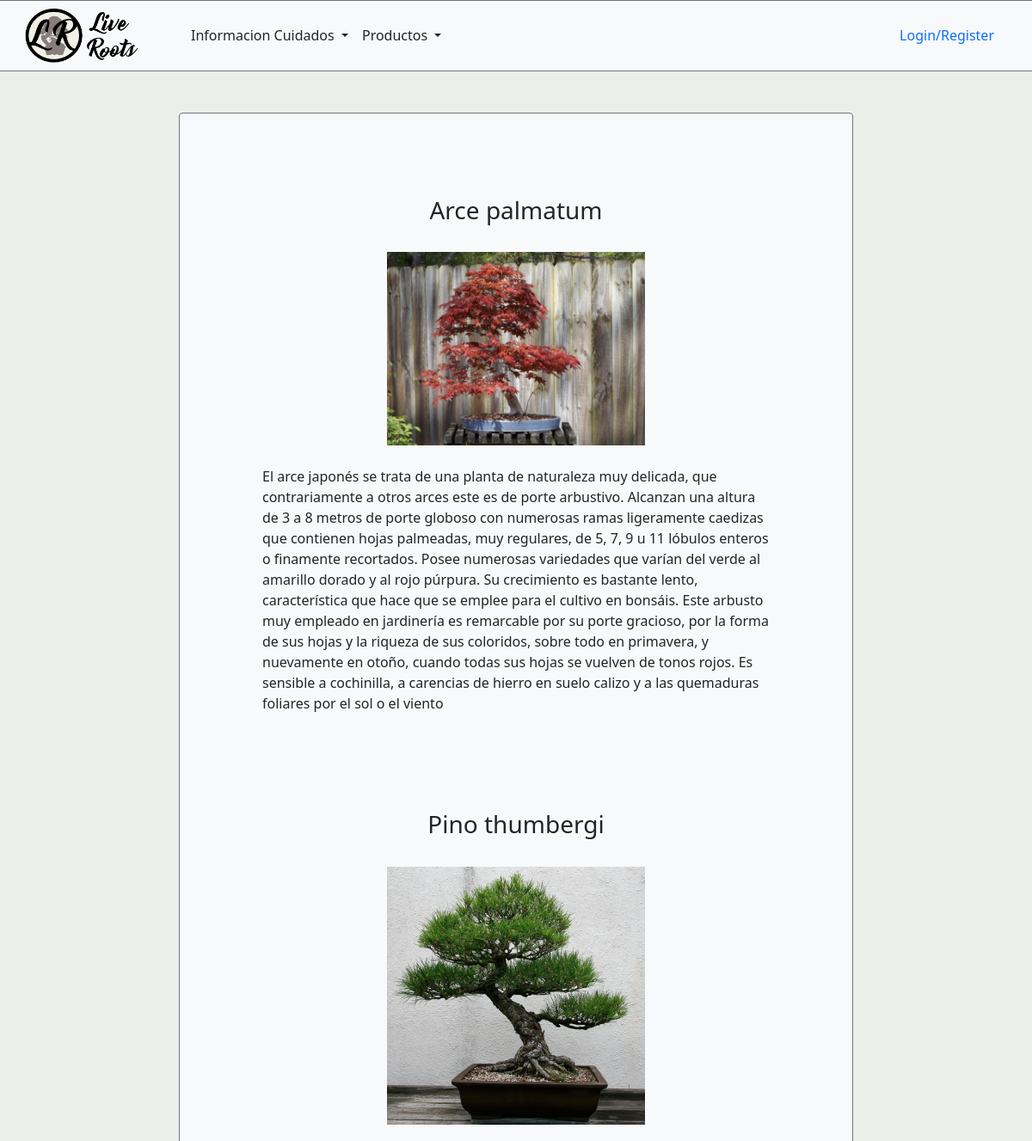
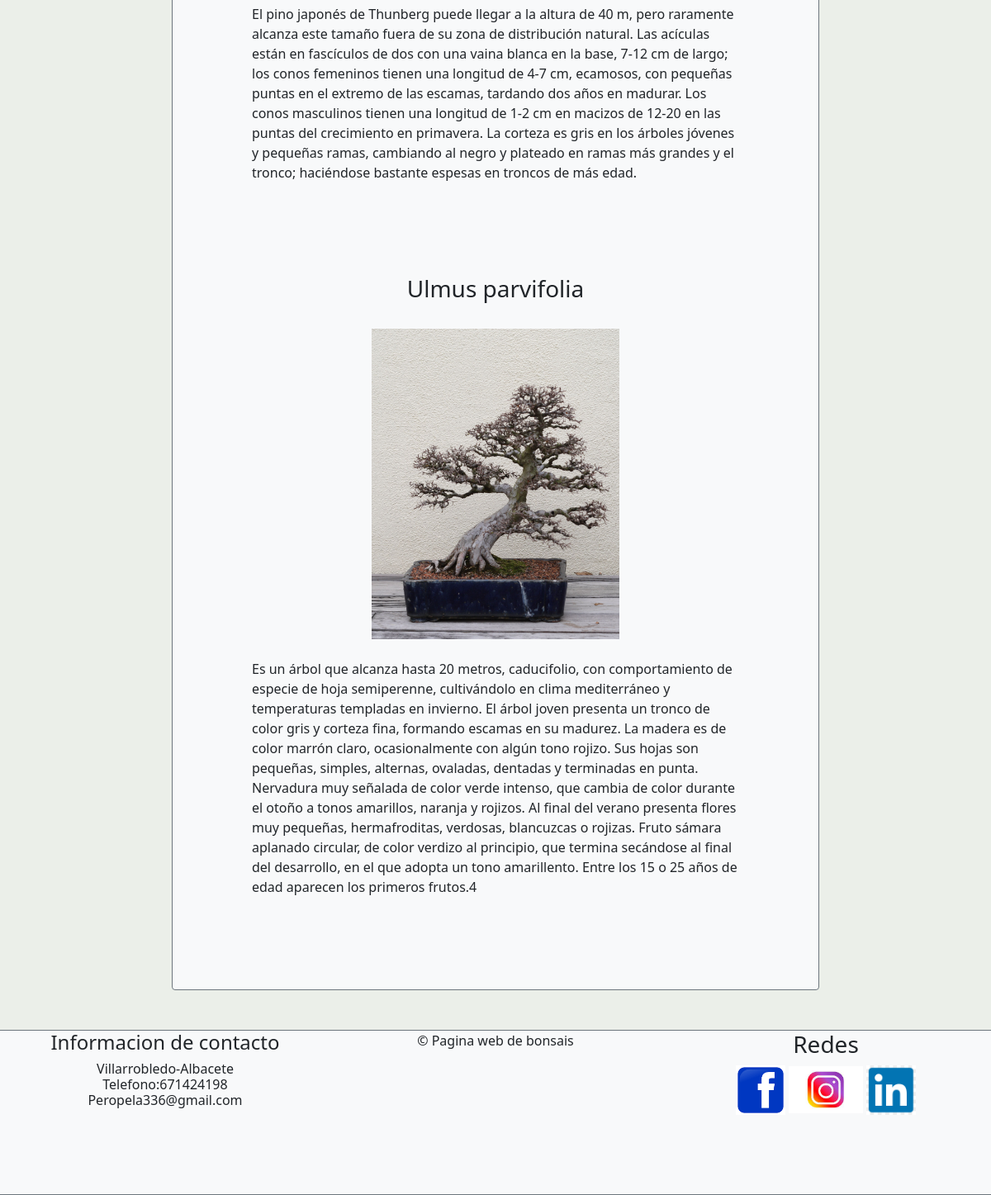
The app's page /capaPresentacion/infoCuidados.php with its own data (2 pictures, top to bottom).
### tables this page shows
create table
    Informacion(
        nombre varchar(20) primary key,
        descripcion varchar(2000),
        cuidados varchar(200),
        img varchar(100)
    );

### capaDatos/bdplantas.php (called while the page is built, shortened)
<?php
abstract class BDPlantas {
	public function __construct() {
		$this->pdocon = new PDO(self::DSN, self::USUARIO, self::CONTRASEÑA,
		self::OPCIONES);
	}
}

### capaDatos/bdInformacion.php (called while the page is built)
<?php
include_once '../capaDatos/bdplantas.php';
class BDInformacion extends BDPlantas{
	public function extraerinformacion(){
			$data= array();
		if ($this->pdocon) {
			$resultado = $this->pdocon->prepare(
				"SELECT *
						FROM Informacion"
			);
			if($resultado->execute()){
			foreach ($resultado as $fila) {
				$informacion = new Informacion();
				$informacion->setnombre($fila['nombre']);
				$informacion->setdescripcion($fila['descripcion']);
				$informacion->setimg($fila['img']);
				$data[] = $informacion;
			}
				return $data;
			}
			}
		}
	}

### capaNegocio/informacion.php (called while the page is built, shortened)
<?php
include_once '../capaDatos/bdinformacion.php';
class Informacion {
	private string $nombre;
	private string $descripcion;
	private string $img;
	public function setnombre(string $nombre): void
	{
		$this->nombre = $nombre;
	}
	public function setdescripcion(string $descripcion): void
	{
		$this->descripcion = $descripcion;
	}
	public function setimg(string $img): void
	{
		$this->img = $img;
	}
	public function getnombre(): string
	{
		return $this->nombre;
	}
	public function getdescripcion(): string
	{
		return $this->descripcion;
	}
	public function getimg(): string
	{
		return $this->img;
	}
}

### capaPresentacion/infoCuidados.php (the view, shortened to what this page needs)
<?php
include '../capaNegocio/usuario.php';
include '../capaNegocio/productos.php';
include '../capaNegocio/informacion.php';
?>
<!doctype html>
<html lang="en">
	<head>
		<link href="https://cdn.jsdelivr.net/npm/bootstrap@5.0.2/dist/css/bootstrap.min.css" rel="stylesheet">
		<link rel="stylesheet" href="index.css" type="text/css" media="screen" />
	</head>
	<body>
			<?php
		if (isset($_SESSION['usuario'])) {
			?>
			<div class="container-fluid">
				<header class="navbar-light bg-light row border-top border-bottom border-secondary">
					<nav class="navbar navbar-expand-lg navbar-light bg-light">
						<div class="container-fluid">
							<a class="navbar-brand" href="tienda.php "><img src="img/logo titulo.png" width="170"></a>
							<button class="navbar-toggler" type="button" data-bs-toggle="collapse" data-bs-target="#navbarSupportedContent" aria-controls="navbarSupportedContent" aria-expanded="false" aria-label="Toggle navigation">
								<span class="navbar-toggler-icon"></span>
							</button>
							<div class="collapse navbar-collapse" id="navbarSupportedContent">
								<ul class="navbar-nav me-auto mb-2 mb-lg-0">
									<li class="nav-item dropdown">
										<a id="produ3" class="nav-link dropdown-toggle text-dark" href="#" id="navbarDropdown" role="button" data-bs-toggle="dropdown" aria-expanded="false">
											Productos
										</a>
										<ul class="dropdown-menu" aria-labelledby="navbarDropdown">
											<li><form action="tienda.php" method="post"><input type="submit" class="dropdown-item" href="#" value="Bonsais" name="productosbonsai"></form></li>
											<li><form action="tienda.php" method="post"><input type="submit" class="dropdown-item" href="#" value="Prebonsais" name="productosprebonsai"></form></li>
											<li><form action="tienda.php" method="post"><input type="submit" class="dropdown-item" href="#" value="Plantones" name="productosplanton"></form></li>
										</ul>
									</li>
									<li class="nav-item dropdown ">
										<a id="info3" class="nav-link dropdown-toggle text-dark" href="#" id="navbarDropdown" role="button" data-bs-toggle="dropdown" aria-expanded="false">
											Informacion Cuidados
										</a>
										<ul class="dropdown-menu" aria-labelledby="navbarDropdown">
											<li><a class="dropdown-item" href="topconocidos.php">Top Conocidos</a></li>
											<li><a class="dropdown-item" href="infoCuidados.php">Info Cuidados</a></li>
										</ul>
									</li>
								</ul>
								<form class="d-flex" metrod="post" action="tienda.php">
									<input class="form-control me-2"  placeholder="Search" aria-label="Search" name="buscador">
									<input class="btn  btn-outline-dark" type="submit" name="botonsearch" value="Search">
								</form>
								<ul class="navbar-nav  m-lg-2">
									<li class="nav-item dropdown ">
										<button class="btn btn-light dropdown-toggle" type="button" id="dropdownMenuButton1" data-bs-toggle="dropdown" aria-expanded="false">
											<svg xmlns="http://www.w3.org/2000/svg" width="16" height="16" fill="currentColor" class="bi bi-person-circle" viewBox="0 0 16 16">
											<path d="M11 6a3 3 0 1 1-6 0 3 3 0 0 1 6 0z"/>
											<path fill-rule="evenodd" d="M0 8a8 8 0 1 1 16 0A8 8 0 0 1 0 8zm8-7a7 7 0 0 0-5.468
												  11.37C3.242 11.226 4.805 10 8 10s4.757 1.225 5.468 2.37A7 7 0 0 0 8 1z"/> </svg>
												  <?php
												  echo $_SESSION['usuario']->getNombre();
												  ?>
										</button>
										<ul class="dropdown-menu" aria-labelledby="dropdownMenuButton1">
											<li><a class="dropdown-item" href="perfil.php">Perfil</a></li>
											<li><a class="dropdown-item" href="compras.php">Compras</a></li>
											<?php
											if ($_SESSION['usuario']->getEmail() == "admin@livingroots.es") {
												?>
												<li><a class="dropdown-item" href="administracion.php">Administracion</a></li>
												<?php
											}
											?>
											<li><a class="dropdown-item" href="#"><form action="tienda.php" method="post">
														<input class="btn btn-light" type="submit" value="cierra sesion" name="cierrasesion">
													</form></a></li>
										</ul>
									</li>
									<li class="nav-item dropdown m-auto">
										<a href="carrito.php"><svg xmlns="http://www.w3.org/2000/svg" width="30" height="30"  class="bi bi-basket" viewBox="0 0 16 16">
											<path d="M5.757 1.071a.5.5 0 0 1 .172.686L3.383 6h9.234L10.07 1.757a.5.5 0 1 1 .858-.514L13.783 6H15a1 1 0 0 1 1 1v1a1 1 0 0 1-1
												  1v4.5a2.5 2.5 0 0 1-2.5 2.5h-9A2.5 2.5 0 0 1 1 13.5V9a1 1 0 0 1-1-1V7a1 1 0 0 1 1-1h1.217L5.07 1.243a.5.5 0 0 1 .686-.172zM2
												  9v4.5A1.5 1.5 0 0 0 3.5 15h9a1.5 1.5 0 0 0 1.5-1.5V9H2zM1 7v1h14V7H1zm3 3a.5.5 0 0 1 .5.5v3a.5.5 0 0 1-1 0v-3A.5.5 0 0 1 4 10zm2
												  0a.5.5 0 0 1 .5.5v3a.5.5 0 0 1-1 0v-3A.5.5 0 0 1 6 10zm2 0a.5.5 0 0 1 .5.5v3a.5.5 0 0 1-1 0v-3A.5.5 0 0 1 8 10zm2 0a.5.5 0 0 1 .5.
												  5v3a.5.5 0 0 1-1 0v-3a.5.5 0 0 1 .5-.5zm2 0a.5.5 0 0 1 .5.5v3a.5.5 0 0 1-1 0v-3a.5.5 0 0 1 .5-.5z"/> </svg>
										</a>
									</li>
								</ul>
							</div>
						</div>
					</nav>
				</header>
				<div id="informacion" class=" row row-cols-1 col-md-8 m-auto mt-5 p-5 bg-light rounded border border-secondary">
					<?php
					$informacion = new BDInformacion();
					$dato = $informacion->extraerinformacion();
					foreach ($dato as $fila) {
						?>
						<div class="col p-5">
							<h3 class="text-center"><?php echo $fila->getnombre() ?></h3>
							<div class="text-center p-4"><img width="300" src="img/<?php echo $fila->getimg() ?>"></div>
							<p><?php echo $fila->getdescripcion() ?></p>
						</div>
						<?php
					}
					?>
				</div>
				<footer class="fooder row bg-light border-top border-bottom border-secondary mt-5">
					<div class="col text-center">
						<h4>Informacion de contacto</h4>
						<h6>
							Villarrobledo-Albacete <br>
							Telefono:671424198 <br>
							Peropela336@gmail.com
						</h6>
					</div>
					<div class="col text-center">
						<p>&copy; Pagina web de bonsais</p>
					</div>
					<div class="col text-center">
						<h3>Redes</h3>
						<a href="https://www.facebook.com/profile.php?id=100008619615493"><img class="img-fluid" src="img/facebook.png" width="60"></a>
						<a href="https://www.instagram.com/pedro_mr78/"><img class="img-fluid" src="img/insta.jpg" width="90"></a>
						<a href="www.linkedin.com/in/pedro-montero-rodriguez-9ab7841ab"><img class="img-fluid" src="img/linkedin.jpg" width="60"></a>
					</div>
				</footer>
			</div>
			<?php
		} else {
			?>
			<div class="container-fluid">
				<header>
					<div class="row navbar-light bg-light border-top border-bottom border-secondary">
						<nav class="navbar navbar-expand-lg navbar-light bg-light p-1">
							<div class="container-fluid">
								<a class="navbar-brand" href="index.php"> <img class="img-fluid" src="img/logo titulo.png" width="170"></a>
								<div class="collapse navbar-collapse" id="navbarSupportedContent">
									<ul class="navbar-nav me-auto mb-2 mb-lg-0">
										<li class="nav-item dropdown ">
											<a id="info3" class="nav-link dropdown-toggle text-dark" href="#" id="navbarDropdown" role="button" data-bs-toggle="dropdown" aria-expanded="false">
												Informacion Cuidados
											</a>
										</li>
										<li class="nav-item dropdown">
											<a id="produ3" class=" nav-link dropdown-toggle text-dark" href="#" id="navbarDropdown" role="button" data-bs-toggle="dropdown" aria-expanded="false">
												Productos
											</a>
										</li>
									</ul>
									<a class="nav-link" href="login.php ">
										Login/Register
									</a>
								</div>
							</div>
					</div>
				</header>
				<div id="informacion" class=" row row-cols-1 col-md-8 m-auto mt-5 p-5 bg-light rounded border border-secondary">
					<?php
					$informacion = new BDInformacion();
					$dato = $informacion->extraerinformacion();
					foreach ($dato as $fila) {
						?>
						<div class="col p-5">
							<h3 class="text-center"><?php echo $fila->getnombre() ?></h3>
							<div class="text-center p-4"><img width="300" src="img/<?php echo $fila->getimg() ?>"></div>
							<p><?php echo $fila->getdescripcion() ?></p>
						</div>
						<?php
					}
					?>
				</div>
				<footer class="fooder row bg-light border-top border-bottom border-secondary mt-5">
					<div class="col text-center">
						<h4>Informacion de contacto</h4>
						<h6>
							Villarrobledo-Albacete <br>
							Telefono:671424198 <br>
							Peropela336@gmail.com
						</h6>
					</div>
					<div class="col text-center">
						<p>&copy; Pagina web de bonsais</p>
					</div>
					<div class="col text-center">
						<h3>Redes</h3>
						<a href="https://www.facebook.com/profile.php?id=100008619615493"><img class="img-fluid" src="img/facebook.png" width="60"></a>
						<a href="https://www.instagram.com/pedro_mr78/"><img class="img-fluid" src="img/insta.jpg" width="90"></a>
						<a href="www.linkedin.com/in/pedro-montero-rodriguez-9ab7841ab"><img class="img-fluid" src="img/linkedin.jpg" width="60"></a>
					</div>
				</footer>
			</div>
			<?php
		}
		?>
	</body>
</html>

### capaPresentacion/index.css (style rules this page uses)
footer { height:200px; }
ul, ol { list-style:none; }
body { background-image: url("img/descarga.jfif"); background-color:#EBEFE9; background-size: contain; background-position: center top; background-repeat: no-repeat; background-attachment: fixed; }

### records on screen
informacion: nombre "Arce palmatum", img (picture), descripcion "El arce japonés se trata de una planta de naturaleza muy delicada, que contrariamente a otros arces este es de porte arbustivo. Alcanzan una altura de 3 a 8 metros de porte globoso con numerosas ramas ligeramente caedizas que contienen hojas palmeadas, muy regulares, de 5, 7, 9 u 11 lóbulos enteros o finamente recortados. Posee numerosas variedades que varían del verde al amarillo dorado y al rojo púrpura. Su crecimiento es bastante lento, característica que hace que se emplee para el cultivo en bonsáis. Este arbusto muy empleado en jardinería es remarcable por su porte gracioso, por la forma de sus hojas y la riqueza de sus coloridos, sobre todo en primavera, y nuevamente en otoño, cuando…"
informacion: nombre "Pino thumbergi", img (picture), descripcion "El pino japonés de Thunberg puede llegar a la altura de 40 m, pero raramente alcanza este tamaño fuera de su zona de distribución natural. Las acículas están en fascículos de dos con una vaina blanca en la base, 7-12 cm de largo; los conos femeninos tienen una longitud de 4-7 cm, ecamosos, con pequeñas puntas en el extremo de las escamas, tardando dos años en madurar. Los conos masculinos tienen una longitud de 1-2 cm en macizos de 12-20 en las puntas del crecimiento en primavera. La corteza es gris en los árboles jóvenes y pequeñas ramas, cambiando al negro y plateado en ramas más grandes y el tronco; haciéndose bastante espesas en troncos de más edad."
informacion: nombre "Ulmus parvifolia", img (picture), descripcion "Es un árbol que alcanza hasta 20 metros, caducifolio, con comportamiento de especie de hoja semiperenne, cultivándolo en clima mediterráneo y temperaturas templadas en invierno. El árbol joven presenta un tronco de color gris y corteza fina, formando escamas en su madurez. La madera es de color marrón claro, ocasionalmente con algún tono rojizo. Sus hojas son pequeñas, simples, alternas, ovaladas, dentadas y terminadas en punta. Nervadura muy señalada de color verde intenso, que cambia de color durante el otoño a tonos amarillos, naranja y rojizos. Al final del verano presenta flores muy pequeñas, hermafroditas, verdosas, blancuzcas o rojizas. Fruto sámara aplanado circular, de color…"
